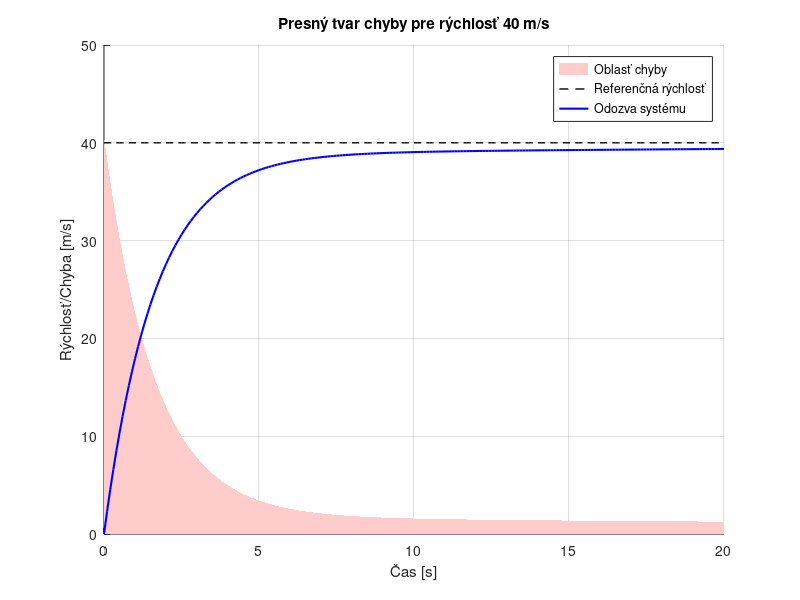
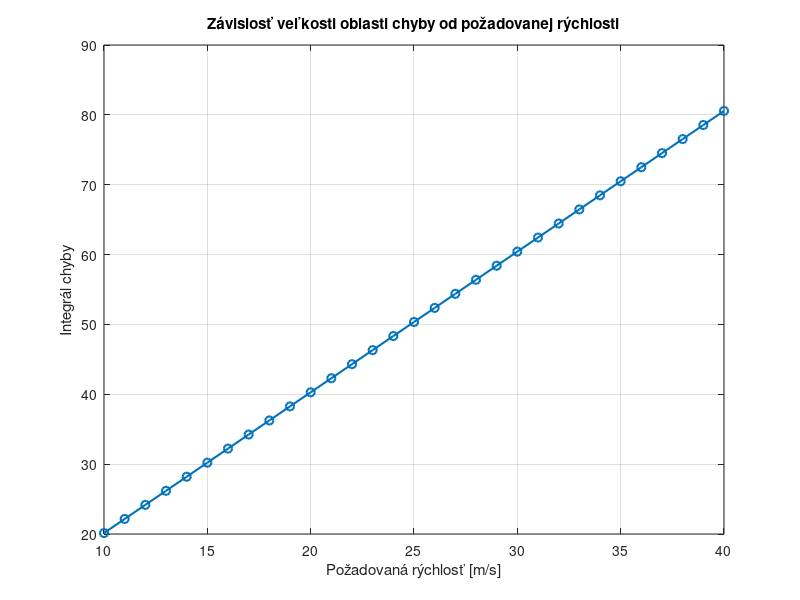

MATLAB code for these plots, in order:
clc, clear, close all

% Zakladne parametre
m = 1000;  % hmotnosť vozidla v kg
b = 50;    % koeficient odporu (sila trenia/odporu)
pozadovane_rychlosti = 10:1:40;  % požadované rýchlosti vozidla 

% Časový interval simulácie
t = 0:0.1:20;  

% Prevodová funkcia systému
s = tf('s');  
P_cruise = 1/(m * s + b);  

% Hodnoty pre PI regulátor
Kp = 600;  
Ki = 20;
C = pid(Kp, Ki);  

% Premmene na verifikaciu
pozadovane_rychlosti = 10:1:40;  
integrali = zeros(size(pozadovane_rychlosti));  
errory = {}; 
odozva = {}; 
casy = {}; 

for i = 1:length(pozadovane_rychlosti)
    r = pozadovane_rychlosti(i); 
    
    % Uzavretá slučka s PI regulátorom a systémom tempomatu
    T = feedback(C*P_cruise, 1); 
    
    % Simulácia odozvy systému
    [y, t_out] = step(r*T, t);  
    
    % Výpočet chyby a integrálu chyby
    e = r - y;  % Chyba medzi referenciou a skutočnou hodnotou
    integral_error = trapz(t_out, abs(e));  % Numerický integrál chyby pomocou metódy trapezoidov
    
    
    integrali(i) = integral_error;
    errory{i} = abs(e);
    odozva{i} = y;
    casy{i} = t_out;
end


[~, max_idx] = max(integrali);


t_max = casy{max_idx};
e_max = errory{max_idx};
r_max = pozadovane_rychlosti(max_idx);
y_max = odozva{max_idx};

figure;
hold on;

offset = abs(min(e_max));
e_posunuta = e_max + offset; 
area(t_max, e_posunuta, 'FaceColor', [1, 0.8, 0.8], 'EdgeColor', 'none', ...
     'DisplayName', 'Oblasť chyby');

plot(t_max, r_max * ones(size(t_max)), 'k--', 'LineWidth', 1, ...
     'DisplayName', 'Referenčná rýchlosť');

% Odozva systému
plot(t_max, y_max, 'b', 'LineWidth', 1.5, 'DisplayName', 'Odozva systému');

xlabel('Čas [s]');
ylabel('Rýchlosť/Chyba [m/s]');
title(sprintf('Presný tvar chyby pre rýchlosť %d m/s', r_max));
legend('show');
grid on;

% Výsledky
disp('Integrály riadiacej veličiny pre jednotlivé rýchlosti:');
for i = 1:length(pozadovane_rychlosti)
    fprintf('Rýchlosť %d m/s: Integrál = %.4f\n', pozadovane_rychlosti(i), integrali(i));
end

% Graf závislosti integrálu chyby od rýchlosti
figure;
plot(pozadovane_rychlosti, integrali, '-o', 'LineWidth', 1.5, 'MarkerSize', 6);
xlabel('Požadovaná rýchlosť [m/s]');
ylabel('Integrál chyby');
title('Závislosť veľkosti oblasti chyby od požadovanej rýchlosti');
grid on;
